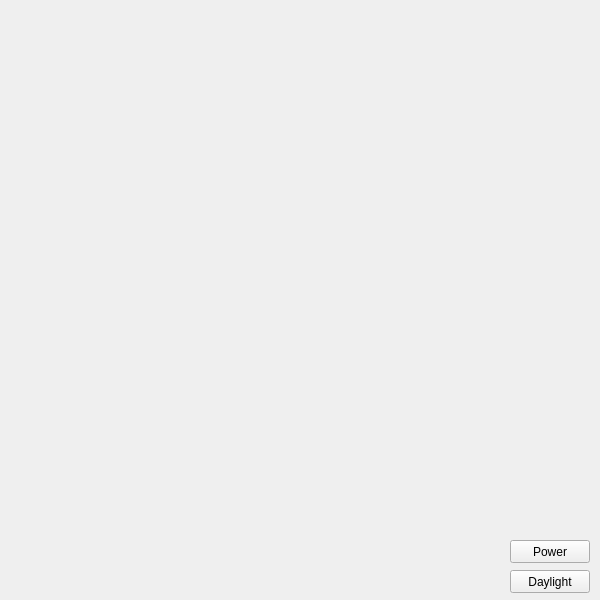
<?xml version="1.0" encoding="UTF-8"?>
<ui version="4.0">
 <class>MainWindow</class>
 <widget class="QMainWindow" name="MainWindow">
  <property name="geometry">
   <rect>
    <x>0</x>
    <y>0</y>
    <width>600</width>
    <height>600</height>
   </rect>
  </property>
  <property name="minimumSize">
   <size>
    <width>600</width>
    <height>600</height>
   </size>
  </property>
  <property name="maximumSize">
   <size>
    <width>600</width>
    <height>600</height>
   </size>
  </property>
  <property name="windowTitle">
   <string>Traffic lights</string>
  </property>
  <property name="locale">
   <locale language="English" country="UnitedStates"/>
  </property>
  <widget class="QWidget" name="centralwidget">
   <widget class="QLabel" name="bg_crossing">
    <property name="geometry">
     <rect>
      <x>0</x>
      <y>0</y>
      <width>600</width>
      <height>600</height>
     </rect>
    </property>
    <property name="minimumSize">
     <size>
      <width>600</width>
      <height>600</height>
     </size>
    </property>
    <property name="maximumSize">
     <size>
      <width>600</width>
      <height>600</height>
     </size>
    </property>
    <property name="text">
     <string/>
    </property>
   </widget>
   <widget class="QLabel" name="tl_north">
    <property name="geometry">
     <rect>
      <x>150</x>
      <y>56</y>
      <width>30</width>
      <height>90</height>
     </rect>
    </property>
    <property name="minimumSize">
     <size>
      <width>30</width>
      <height>90</height>
     </size>
    </property>
    <property name="maximumSize">
     <size>
      <width>30</width>
      <height>90</height>
     </size>
    </property>
    <property name="text">
     <string/>
    </property>
   </widget>
   <widget class="QLabel" name="tl_south">
    <property name="geometry">
     <rect>
      <x>420</x>
      <y>420</y>
      <width>30</width>
      <height>90</height>
     </rect>
    </property>
    <property name="minimumSize">
     <size>
      <width>30</width>
      <height>90</height>
     </size>
    </property>
    <property name="maximumSize">
     <size>
      <width>30</width>
      <height>90</height>
     </size>
    </property>
    <property name="text">
     <string/>
    </property>
   </widget>
   <widget class="QLabel" name="tl_west">
    <property name="geometry">
     <rect>
      <x>160</x>
      <y>330</y>
      <width>30</width>
      <height>90</height>
     </rect>
    </property>
    <property name="minimumSize">
     <size>
      <width>30</width>
      <height>90</height>
     </size>
    </property>
    <property name="maximumSize">
     <size>
      <width>30</width>
      <height>90</height>
     </size>
    </property>
    <property name="text">
     <string/>
    </property>
   </widget>
   <widget class="QLabel" name="tl_east">
    <property name="geometry">
     <rect>
      <x>410</x>
      <y>100</y>
      <width>30</width>
      <height>90</height>
     </rect>
    </property>
    <property name="minimumSize">
     <size>
      <width>30</width>
      <height>90</height>
     </size>
    </property>
    <property name="maximumSize">
     <size>
      <width>30</width>
      <height>90</height>
     </size>
    </property>
    <property name="text">
     <string/>
    </property>
   </widget>
   <widget class="QPushButton" name="btn_power">
    <property name="geometry">
     <rect>
      <x>510</x>
      <y>540</y>
      <width>80</width>
      <height>23</height>
     </rect>
    </property>
    <property name="text">
     <string>Power</string>
    </property>
   </widget>
   <widget class="QPushButton" name="btn_daylight">
    <property name="geometry">
     <rect>
      <x>510</x>
      <y>570</y>
      <width>80</width>
      <height>23</height>
     </rect>
    </property>
    <property name="text">
     <string>Daylight</string>
    </property>
   </widget>
   <widget class="QLabel" name="yd_north">
    <property name="geometry">
     <rect>
      <x>140</x>
      <y>140</y>
      <width>48</width>
      <height>48</height>
     </rect>
    </property>
    <property name="minimumSize">
     <size>
      <width>48</width>
      <height>48</height>
     </size>
    </property>
    <property name="maximumSize">
     <size>
      <width>48</width>
      <height>48</height>
     </size>
    </property>
    <property name="text">
     <string/>
    </property>
   </widget>
   <widget class="QLabel" name="yd_south">
    <property name="geometry">
     <rect>
      <x>412</x>
      <y>504</y>
      <width>48</width>
      <height>48</height>
     </rect>
    </property>
    <property name="minimumSize">
     <size>
      <width>48</width>
      <height>48</height>
     </size>
    </property>
    <property name="maximumSize">
     <size>
      <width>48</width>
      <height>48</height>
     </size>
    </property>
    <property name="text">
     <string/>
    </property>
   </widget>
   <zorder>bg_crossing</zorder>
   <zorder>btn_power</zorder>
   <zorder>btn_daylight</zorder>
   <zorder>tl_north</zorder>
   <zorder>tl_south</zorder>
   <zorder>tl_west</zorder>
   <zorder>tl_east</zorder>
   <zorder>yd_north</zorder>
   <zorder>yd_south</zorder>
  </widget>
 </widget>
 <resources/>
 <connections/>
</ui>
